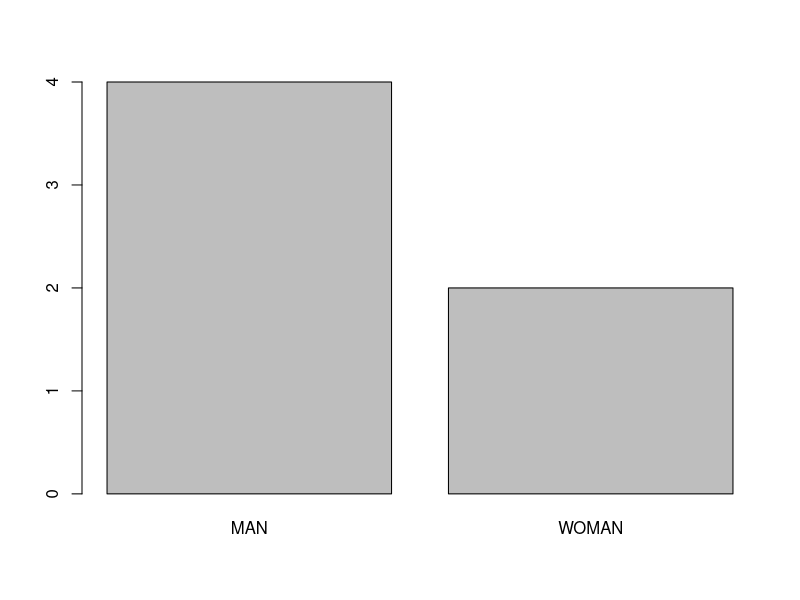

Reproduce this figure in R. (Note: this script raises an error after producing the figure.)
# 같은 데이터 타입을 저장하는 자료구조
# vector(1차원), matrix(2차원:가장 많이 사용함), Array(3차원 이상)

# 다른 데이터 타입을 저장하는 자료구조
# List(1차원)

# 범주형 자료구조 => factor
########################################################################

# factor
# 범주형 데이터를 저장하기 위한 자료구조
# 범주형 데이터는 
# 예를 들어 방의 크기가 "대", "중", "소" => level
# 일반적으로 vector를 이용해서 factor를 만즐어요

# 6명의 혈액형 데이터를 vector에 저장하고 factor(범주형 데이터) 로 변형해 보아요!

var1 = c("A","AB","O","A","B","B")
var1

factor_var1 = factor(var1) 
factor_var1
# [1] A  AB O  A  B  B 
# Levels: A AB B O

nlevels(factor_var1) #level의 갯수가 몇개 있니? (4)
levels(factor_var1) #어떤 level들이 factor안에 포함되어 있니? ( "A"  "AB" "B"  "O" )
is.factor(factor_var1) #이거 factor 맞니? (TRUE)

###########################################################################
#factor는 빈도 구할때 많이 사용함. 
#남성과 여성의 성별데이터로 factor를 생성하고 빈도수를 구해보아요!

var1 = c("MAN","WOMAN","MAN","MAN","MAN","WOMAN")
var1

factor_gender = factor(var1)
factor_gender

table(factor_gender) #빈도수를 찾는 방법
# MAN WOMAN 
#   4     2 

plot(factor_gender) #빈도 그래프를 그리는 함수 

#########################################################################

# List
# 1차원 선형구조, 다른 데이터 타입이 들어올 수 있어요.
# 중첩 자료구조로 이용

# 지금까지 했던 여러 자료구조들을 생성해서 List안에 저장해 보아요!
# 다른 자료구조(vector, array, matrix)들을 List안에 저장할 수 있다

var_scalar = 100 #scalar : vector 중에서 값을 하나만 저장할 수 있는 형태
var_scalar

var_vector = c(10,20,30) #vector
var_vector

var_matrix = matrix(c(1:12), ncol=3, nrow=4, byrow=TRUE)
var_matrix

var_array = array(c(1:12),dim=c(2,2,3)) #dim의 vector개수 = 차원
var_array

# 데이터 프레임 : 다른 데이터 타입, matrix와 비슷. but, matrix가 결과처리 속도가 더 빠름 
# 열별로 다른 데이터 타입을 지정할 수 있다
var_df = data.frame(id=1:4, name=c("홍길동","김길동","최길동","이길동"), age=c(30,40,20,10))
var_df
#    id   name age
# 1  1 홍길동  30
# 2  2 김길동  40
# 3  3 최길동  20
# 4  4 이길동  10

myList = list(var_scalar, var_vector, var_matrix, var_df)
myList
# [[1]]
# [1] 100

# [[2]]
# [1] 10 20 30

# [[3]]
#      [,1] [,2] [,3]
# [1,]    1    2    3
# [2,]    4    5    6
# [3,]    7    8    9
# [4,]   10   11   12

# [[4]]
#    id   name age
# 1  1 홍길동  30
# 2  2 김길동  40
# 3  3 최길동  20
# 4  4 이길동  10

myVector = c(10,20,30)
myVector[2] #20 
myVector[2:3] #20 30

#key와 value로 저장되는 자료구조이고
#데이터를 출력할 때 key값도 같이 출력
myList [1] # 첫번째 공간을 access하는 것
# [[1]]      :key 값.
# [1] 100
myList[[1]] # key값을 이용해서 데이터를 출력할 수 있다
# [1] 100


myList= list(name=c("홍길동","김길동"), age=c(20,30), address=c("서울","부산")) #각각의 공간에 key값을 부여 =>$key로 출력된다
myList
# $name
# [1] "홍길동" "김길동"

# $age
# [1] 20 30

# $address
# [1] "서울" "부산"

myList[1]                #첫번째 방에 있는 key와 value가 출력됨
# $name
# [1] "홍길동" "김길동"
myList$name              #key로 value를 access =>이 형태를 일반적으로 사용
# [1] "홍길동" "김길동"
myList$name[2]           #name 키의 2번째 있는거 무엇이냐?
# [1] "김길동"
myList[[1]]              #key값을 부여한 후에도 이렇게 access가능
# [1] "홍길동" "김길동"
myList[["name"]]         #키가 name인거 가져와
# [1] "홍길동" "김길동"


##########################################################################

# data frame
# matrix와 같은 2차원 형태의 자료구조
# 다른 데이터 타입을 사용할 수 있어요!
# column명을 이용할 수 있어요
# Database의 Table과 유사해요!

# 간단한 예를 이용해 보아요!
  
# vector를 이용해서 data frame을 만들어 보아요!

no=c(1,2,3)
name=c("홍길동","김길동","최길동")
age=c(10,20,30)

df = data.frame(s_no=no,s_name=name,s_age=age) #s_ : col명,뒤에꺼가 vector
df
#   s_no s_name s_age
# 1    1 홍길동    10
# 2    2 김길동    20
# 3    3 최길동    30

df[1] #첫번째열을 지칭
#    s_no
# 1    1
# 2    2
# 3    3
df$s_name #df 안의 s_name이라는 col을 알고 싶어
# [1] 홍길동 김길동 최길동
# Levels: 김길동 최길동 홍길동    #범주형태로 access

#$는 List에서는 key, df에서는 column

myMatrix = matrix(c(1:12),ncol=3,nrow=4,byrow=T)
myMatrix

df_mat = data.frame(myMatrix)
df_mat
#   X1 X2 X3
# 1  1  2  3
# 2  4  5  6
# 3  7  8  9
# 4 10 11 12

# data frame의 함수
str(df) #해당 df에 대한 전반적인 구조를 보여줌
# 'data.frame':	3 obs. of  3 variables:   *3개의행,3개의 열
# $ s_no  : num  1 2 3                    *column이름과 type과 데이터 출력
# $ s_name: Factor w/ 3 levels "김길동","최길동",..: 3 1 2
# $ s_age : num  10 20 30

summary(df) #df의 간단한 요약통계를 볼 수 있다
#     s_no        s_name      s_age   
# Min.   :1.0   김길동:1   Min.   :10  
# 1st Qu.:1.5   최길동:1   1st Qu.:15  
# Median :2.0   홍길동:1   Median :20  
# Mean   :2.0              Mean   :20  
# 3rd Qu.:2.5              3rd Qu.:25  
# Max.   :3.0              Max.   :30  

apply() #df에도 적용할 수 있어요!

df = data.frame(x=c(1:5),y=seq(2,10,2),z=c("a","b","c","d","e"))
df  #데이터 구조의 형태가 맞아야지만 가능,안 맞으면 error
df = data.frame(x=c(1:5),y=seq(2,10,2),z=c("a","b","c","d","e"),stringsAsFactors=F) #string을 factor로 가져오지 않을 것이야 => character로 
str(df)

#연습문제
#주어진 data frame의 1,2번째 column에 대해서 각각 합계를 구하세요!
#apply()함수를 이용해 보아요!

apply(X=df[,c(1:2)],MARGIN=2,FUN=sum) #행자리는 비워두고 열자리 원하는부분 
apply(X=df[,c(-3)],MARGIN=2,FUN=sum)
# x  y 
# 15 30 
apply(X=df[1:2],MARGIN=2,FUN=sum)
apply(X=df[-3],MARGIN=2,FUN=sum)
apply(X=df[c("x","y")],MARGIN=2,FUN=sum)

# subset()
# data frame에서 조건에 맞는 행을 추출해서 독립적인 data frame을 생성

df = data.frame(x=c(1:5),y=seq(2,10,2),z=c("a","b","c","d","e"))
df

subset(df,x > 3) 

#x가 3보다 작고 y가 4이상인 데이터를 추출해보세요
df_sub = subset(df,x<3&y>=4) #&나|을 사용해서 조건을 정해줄 수 있다

######################################################################

# 6개의 자료구조에 대해서 알아보았어요!
# 배운내용을 복습하기 위해서 간단한 연습문제를 풀어보아요!

# 1. 4,6,5,7,10,9,4 데이터를 이용해서 숫자형 vector를 생성하세요!
x = c(4,6,5,7,10,9,4); x

# 2. 아래의 두 벡터의 연산 결과는?
x1 = c(3,5,6,8)
x2 = c(3,3,4)

x1+x2  #6 8 10 11 (recycling rule)

# 3. data frame을 이용하여 다음의 결과를 도출하세요
Age = c(22,25,18,20)
Name= c("James","Mathew","Olivia","Stella")
Gender = c("M","M","F","F")
## 출력형태

##   Age  Name    Gender
## 1  22  James      M
## 2  25  Mathew     M

df=data.frame(Age=Age,Name=Name,Gender=Gender)
df[1:2,]
subset(df, Gender == "M")
subset(df, Gender != "F")
subset(df, Age >=22)

# 4. 아래의 구문을 실행한 결과는?
x = c(1,2,3,4,5)
(x*x)[!is.na(x) & x > 2]

#(1 4 9 16 25)[(T T T T T)& (F F T T T) ]
#             [(F F T T T)] # Fancy indexing : 그대로 mapping 후 T만 남김
# 9 16 25

# 5. 다음의 계산 결과는?
x = c(2,4,6,8)
y = c(T,T,F,T)
sum(x[y]) #Fancy indexing : T만 남기고 다 버려라

# 6. 제공된 vector에서 결측치(NA)의 개수를 구하는 코드를 작성하세요!
var1 = c(34,55,89,45,NA,22,12,NA,99,NA,100)
sum(is.na(var1)) #TRUE인 1만 남으니까 sum으로 구하면 된다
#결측치를 제외한 평균을 구하세요!
mean(var1[!is.na(var1)])

# 7. 두개의 벡터를 결합하려 해요!
x1 = c(1,2,3)
x2 = c(4,5,6)
# 1 2 3 4 5 6
c(x1,x2) 
# vector를 결합해서 matrix를 만들어보아요
rbind(x1,x2) #행단위 결합
cbind(x1,x2) #열단위 결합

# 8. 다음 코드의 실행 결과는?
x = c("Blue",10,TRUE,20) #vector는 우선순위에 따라 상위type로 통일
is.character(X) #TRUE
















